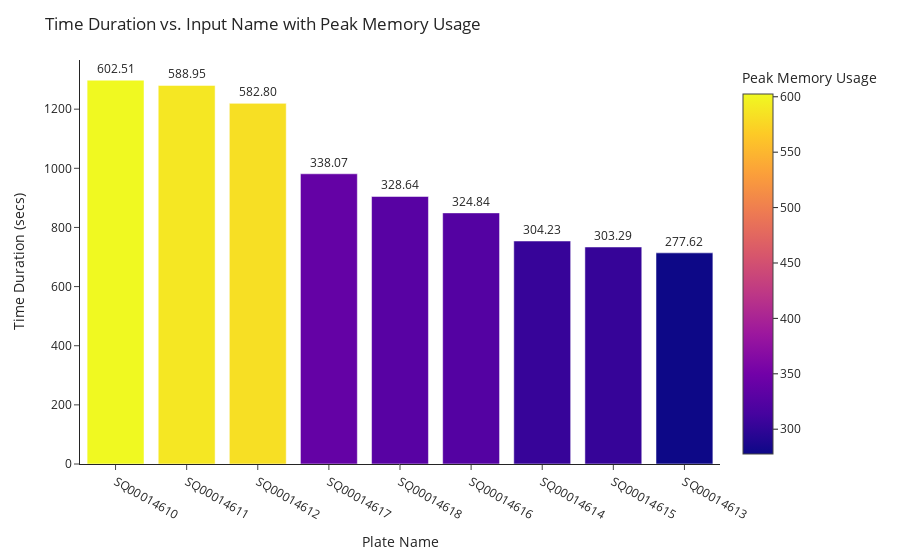

The notebook cell saved with this chart:
### Code cell
# plotting using input file name and time duration as our X and Y and peak memory
# as the additional variable
fig = px.bar(
    time_size_df,
    x="input_name",
    y="time_duration",
    color="peak_memory",
    text="peak_memory",
    labels={
        "input_name": "Input Name",
        "time_duration": "Time Duration",
        "peak_memory": "Peak Memory Usage",
    },
)
fig.update_traces(texttemplate="%{text:.2f}", textposition="outside")

fig.update_layout(
    title="Time Duration vs. Input Name with Peak Memory Usage",
    xaxis_title="Plate Name",
    yaxis_title="Time Duration (secs)",
    legend_title="Peak Memory (MB)",
    barmode="relative",
    template="simple_white",
)

fig.show()

# save plot
fig2.write_image("images/time_durration_and_size.png")

### Figure 1 — Plotly figure (JSON) as saved in the notebook; plotly's stock layout.template omitted (floating-point values rounded to 4 significant figures)
{"data": [{"alignmentgroup": "True", "hovertemplate": "Input Name=%{x}<br>Time Duration=%{y}<br>Peak Memory Usage=%{marker.color}<extra></extra>", "legendgroup": "", "marker": {"color": [602.5, 589.0, 582.8, 338.1, 328.6, 324.8, 304.2, 303.3, 277.6], "coloraxis": "coloraxis", "pattern": {"shape": ""}}, "name": "", "offsetgroup": "", "orientation": "v", "showlegend": false, "text": [602.5, 589.0, 582.8, 338.1, 328.6, 324.8, 304.2, 303.3, 277.6], "textposition": "outside", "texttemplate": "%{text:.2f}", "type": "bar", "x": ["SQ00014610", "SQ00014611", "SQ00014612", "SQ00014617", "SQ00014618", "SQ00014616", "SQ00014614", "SQ00014615", "SQ00014613"], "xaxis": "x", "y": [1298.0, 1280.0, 1220.0, 981.4, 904.8, 849.2, 754.1, 733.9, 714.0], "yaxis": "y"}], "layout": {"barmode": "relative", "coloraxis": {"colorbar": {"title": {"text": "Peak Memory Usage"}}, "colorscale": [[0, "#0d0887"], [0.1111, "#46039f"], [0.2222, "#7201a8"], [0.3333, "#9c179e"], [0.4444, "#bd3786"], [0.5556, "#d8576b"], [0.6667, "#ed7953"], [0.7778, "#fb9f3a"], [0.8889, "#fdca26"], [1, "#f0f921"]]}, "legend": {"title": {"text": "Peak Memory (MB)"}, "tracegroupgap": 0}, "margin": {"t": 60}, "title": {"text": "Time Duration vs. Input Name with Peak Memory Usage"}, "xaxis": {"anchor": "y", "domain": [0, 1], "title": {"text": "Plate Name"}}, "yaxis": {"anchor": "x", "domain": [0, 1], "title": {"text": "Time Duration (secs)"}}}}
